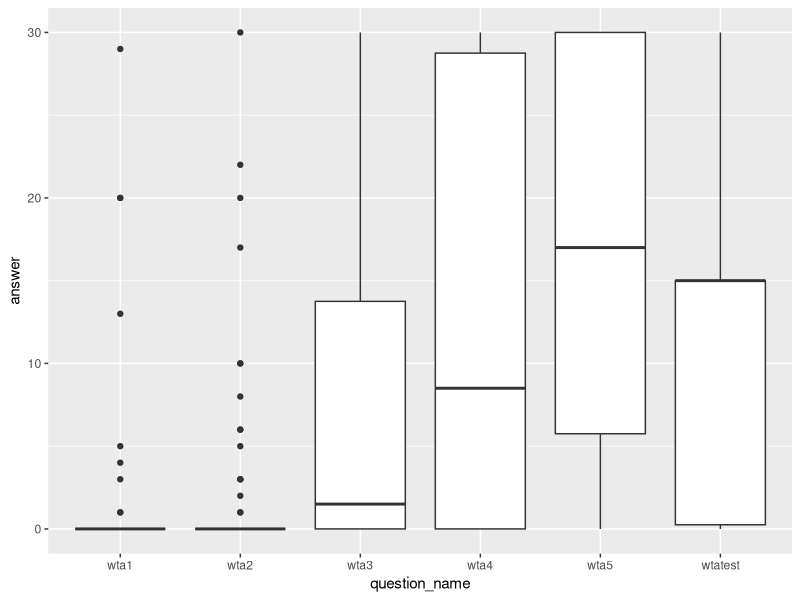

Reproduce this figure in R.
## ---- chunk 1
knitr::opts_chunk$set(echo = TRUE)
library(tidyverse)
## ---- chunk 2
# Your final command should be of this kind:
# df1 <- read_csv("test-data1.csv", col_types = cols(...))

df1 <- read_csv("test-data1.csv") # You have to fix this

## ---- chunk 3
# 12.3.1 Gathering

library(tidyverse)

table4a # This is defined 
tidy4a <-  table4a %>%
  pivot_longer(cols = c(`1999`, `2000`), names_to = "Year", values_to = "Cases")

(tidy4b <- table4b %>%
  pivot_longer(cols = c(`1999`, `2000`), names_to = "Year", values_to = "population"))

# We will see more on joins in the coming weeks
tidy4 <- left_join(tidy4a, tidy4b)

table2 %>% 
  pivot_wider(names_from = "type", values_from = "count")

stocks <- tibble(
  year   = c(2015, 2015, 2016, 2016),
  half  = c(   1,    2,     1,    2),
  return = c(1.88, 0.59, 0.92, 0.17)
)

stocks %>%
  pivot_wider(names_from = year, values_from = return) %>%
  pivot_longer(cols = c(`2015`, `2016`), names_to = "year", values_to = "return", names_transform = list(year = as.double))

## ---- chunk 4
table3
table3sep <- table3 %>%
  separate(rate, into = c("cases", "population"), convert = TRUE) %>%
  separate(year, into = c("century", "year"), sep = 2)

?extract
## ---- chunk 5
table3sep %>%
  unite(new, century, year, sep="")

## ---- chunk 6
df <- read_csv("some_choices.csv")

# Let's spread by question_name
df2 <- df %>%
  spread(key = question_name, value = answer)  
df3 <- df2 %>%
  # Keep only those that have no missing values for any answer
  filter(!is.na(wtatest), !is.na(wta1), !is.na(wta2), !is.na(wta3), !is.na(wta4), !is.na(wta5))

is_not_na <- function(x) {
  !is.na(x)
}

# Or faster
df4 <- df2 %>%
  filter(across(starts_with("wta"), is_not_na))
  # Can do:
  # filter(across(starts_with("wta"), ~ !is.na(.x)))

# Did it work?
identical(df3, df4)

# However
identical(arrange(df3, desc(playerNr)), df4)

library(magrittr)

df2 %$% t.test(wta1, wta2)  
df2 %$% t.test(wta1, wta3)  
df2 %$% t.test(wta1, wta4)  
df2 %$% t.test(wta1, wta5)  
  
# Or, to introduce some loops

for(otherwta in c("wta2", "wta3", "wta4", "wta5")) {
  print(t.test(df2[["wta1"]], df2[[otherwta]]))
}

# If we want to store t-tests:
lottests <- df2 %$% list(
  "1v2" = t.test(wta1, wta2),
  "1v3" = t.test(wta1, wta3),
  "1v4" = t.test(wta1, wta4),
  "1v5" = t.test(wta1, wta5)
)

# Plot it
library(ggplot2)

ggplot(df, aes(x = question_name, y = answer)) +
  geom_boxplot()

## ---- chunk 7
View(who)
who1 <- who %>%
  pivot_longer(cols = starts_with("new"), names_to = "key", values_to = "cases", values_drop_na = TRUE)

who1

who2 <- who1 %>%
  mutate(key = stringr::str_replace(key, "newrel", "new_rel"))

who3 <- who2 %>%
  separate(key, into = c("is_new", "TB type", "demographics"), sep = "_")

(who4 <- who3 %>%
  separate(demographics, into = c("gender", "age_range"), sep = 1))

# All together now
who %>%
  pivot_longer(starts_with("new"), names_to = "key", values_to = "cases", values_drop_na = TRUE) %>%
  mutate(key = stringr::str_replace(key, "newrel", "new_rel")) %>%
  separate(key, into = c("is_new", "TB type", "sex_age"), sep = "_") %>%
  select(-is_new, -iso2, -iso3) %>%
  separate(sex_age, into = c("sex", "age"), sep = 1)
## ---- chunk 8
df <- tibble(name = c("A123", "B456"), age = c(30, 60), answer1 = c(0, 1), answer2 = c(1,1), answer3 = c(1,0), answer4 = c(0,0))
